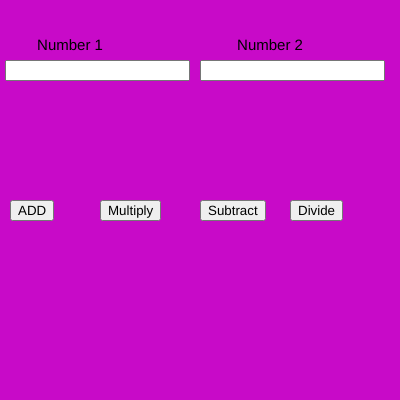
Frame 1 (no input)
Frame 60 (no input): identical to frame 1, image omitted
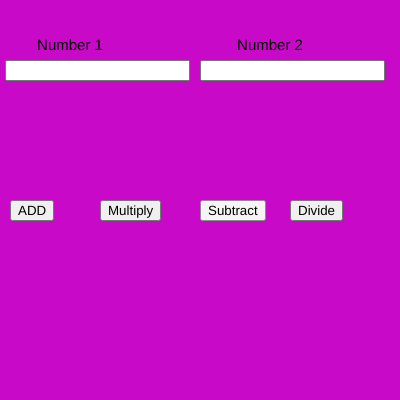
Frame 120 (the mouse pressed at the canvas centre since frame 60)

The p5.js sketch that drew these frames (run headless with seeded random() and noise() and a simulated clock; from frame 60 on, the mouse is pressed at the canvas centre):

// p5.js sketch
// ── sketch.js
var n1,n2;
var b1,b2,b3,b4;

function setup() {
  
  createCanvas(400, 400);
  
  num1 = createInput();
  num1.position(5, 60);
  
  num2 = createInput();
  num2.position(200, 60);
  
  b1 = createButton("ADD");
  b1.position(10, 200);
  b1.mousePressed(add);
  
  b2 = createButton("Multiply");
  b2.position(100, 200);
  b2.mousePressed(mul);
  
  b3 = createButton("Subtract");
  b3.position(200, 200);
  b3.mousePressed(sub);
  
  b4 = createButton("Divide");
  b4.position(290, 200);
  b4.mousePressed(div);

  textAlign(CENTER);
  textSize(15);
}

function draw() {
  background(200,10,200)
  text("Number 1",70,50)
  text("Number 2",270,50)
  n1=parseInt(num1.value());
n2=parseInt(num2.value());
}
function add(){
  console.log(n1+n2);
}
function mul(){
  console.log(n1*n2);
}
function sub(){
console.log(n1-n2);
}
function div(){
  console.log(n1/n2);
}
